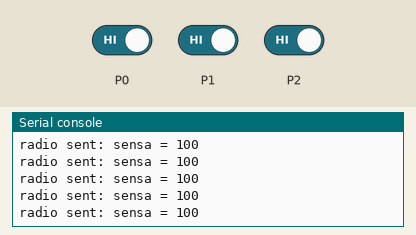
This program was run on a simulated BBC micro:bit (MakeCode). Shown: the last lines printed to the serial console. The inputs (shaded band) are chosen by the test bench; at power-on: P0 HIGH, P1 HIGH, P2 HIGH. No radio messages arrive unless stated (any console line starting 'radio sent:' is added by the test bench).

Above: at 1.2 s.
1.3 s: P0 driven LOW
At 1.8 s:
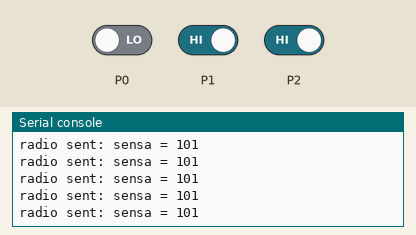
2.8 s: P1 driven LOW
At 3.6 s:
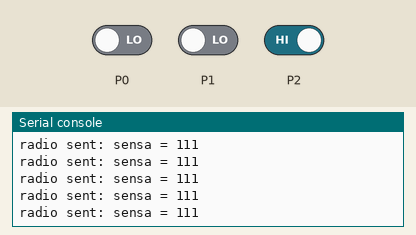
4.3 s: P2 driven LOW
At 5.2 s:
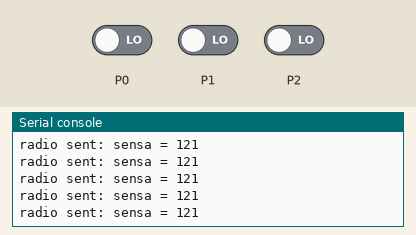
5.8 s: P0 driven HIGH
At 6.3 s:
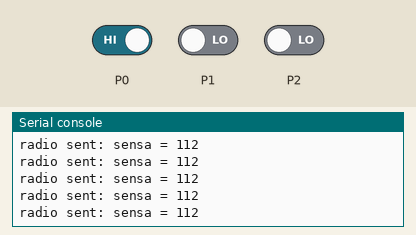
7.3 s: P1 driven HIGH
At 8.1 s:
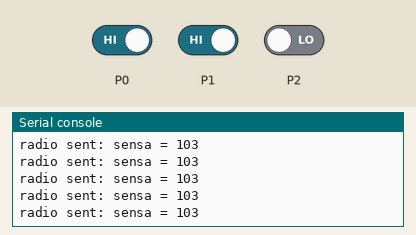
Timing chart, 0 to 9.8 s (numbered marks = the images above; inputs shaded):
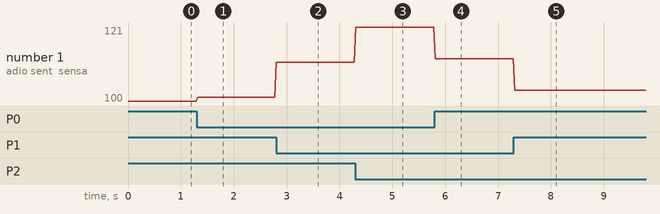

Measured:
- after the input at 1.3 s, the serial console: prints a new line at once (image 1)
- after the input at 2.8 s, the serial console: prints a new line at once (image 2)
- after the input at 4.3 s, the serial console: prints a new line at once (image 3)
- after the input at 5.8 s, the serial console: prints a new line at once (image 4)
- after the input at 7.3 s, the serial console: prints a new line at once (image 5)
- plotted number 1: 100 → 101 after the input at 1.3 s, 101 → 111 after the input at 2.8 s, 111 → 121 after the input at 4.3 s, 121 → 112 after the input at 5.8 s, 112 → 103 after the input at 7.3 s

The program:

main.ts
```typescript
pins.setPull(DigitalPin.P0, PinPullMode.PullNone)
pins.setPull(DigitalPin.P1, PinPullMode.PullNone)
pins.setPull(DigitalPin.P2, PinPullMode.PullNone)
basic.forever(function () {
    radio.setGroup(31)
    if (pins.digitalReadPin(DigitalPin.P0) == 0) {
        if (pins.digitalReadPin(DigitalPin.P1) == 0) {
            if (pins.digitalReadPin(DigitalPin.P2) == 0) {
                radio.sendValue("sensa", 121)
            } else {
                radio.sendValue("sensa", 111)
            }
        } else if (pins.digitalReadPin(DigitalPin.P2) == 0) {
            radio.sendValue("sensa", 113)
        } else {
            radio.sendValue("sensa", 101)
        }
    } else if (pins.digitalReadPin(DigitalPin.P1) == 0) {
        if (pins.digitalReadPin(DigitalPin.P2) == 0) {
            radio.sendValue("sensa", 112)
        } else {
            radio.sendValue("sensa", 102)
        }
    } else if (pins.digitalReadPin(DigitalPin.P2) == 0) {
        radio.sendValue("sensa", 103)
    } else if (true) {
        radio.sendValue("sensa", 100)
    }
})
```

test.ts
```typescript
// テストはここに来ます。このパッケージが拡張機能として使用されるときにはコンパイルされません。
```
